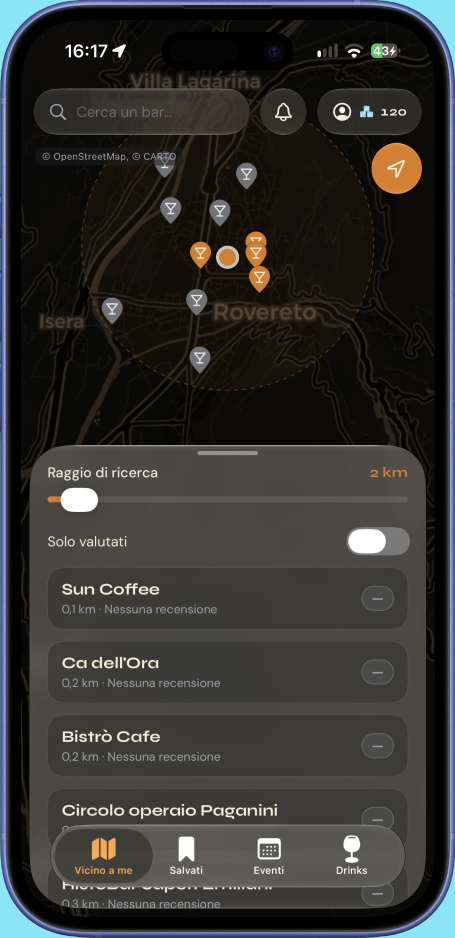
#> input picture img/rabar-mappa.png, 910 x 1875 px (shown at 1/2 size); its folder holds 5 pictures in this run
$ python prepara-immagini.py
#> lines starting #> are read from the running program, lines starting #| are printed output that depends on the picture; after the words box and inside, x2 and y2 are one past the last pixel; in counts of white or black regions, pixels touching at a corner belong together
#!/usr/bin/env python3
"""
Prepara le immagini per il sito: taglia le cornici dei mockup, ridimensiona
e comprime, e genera og-image e apple-touch-icon.

    python3 scripts/prepara-immagini.py

Sorgenti in  img/   (file grezzi, non finiscono nel deploy)
Uscite in    public/img/

Gli screenshot arrivano dentro un mockup di telefono: quella cornice va tolta,
perché il sito ne disegna già una sua e due cornici una dentro l'altra fanno
schifo. RITAGLI tiene le coordinate dello schermo dentro ogni sorgente: sono
misurate a mano, un'immagine nuova va aggiunta qui.
"""

from pathlib import Path
from PIL import Image, ImageDraw, ImageFont

RADICE = Path(__file__).resolve().parent.parent
SORGENTI = RADICE / "img"
USCITA = RADICE / "public" / "img"

# nome sorgente -> (riquadro dello schermo, larghezza finale, nome in uscita)
RITAGLI = {
    "rabar-mappa.png": ((44, 38, 867, 1835), 700, "rabar-mappa.webp"),
    "mart-live.png": ((50, 47, 887, 1874), 700, "mart-live.webp"),
    # Senza mockup, ma con la barra di scorrimento sul bordo destro da togliere.
    "rabar-scheda.png": ((0, 0, 1162, 2556), 620, "rabar-scheda.webp"),
}

# Immagini senza cornice. rapporto None = tieni quello che ha: tagliare una
# schermata desktop sui lati vuol dire perdere il logo e il menu.
SEMPLICI = {
    "ritratto.jpg": (4 / 5, 1000, "ritratto.webp"),
    "mart-home.png": (None, 1600, "mart-home.webp"),
}

# Palette della brand identity (vedi /identity e src/index.css).
SLATE = (83, 70, 102)
TERRA = (220, 134, 101)
CREMA = (255, 239, 218)
INCHIOSTRO = (29, 27, 29)
GRIGIO = (73, 69, 77)
FONT_DIR = Path("/usr/share/fonts/truetype")

# Il marchio: "7" e "y" incastrati. Sorgente unica di favicon, icona iOS,
# logo del sito e anteprima social.
MARCHIO = "logo.png"


# [8 lines left out: function font, not called in this run]


def angoli_arrotondati(im: Image.Image, raggio_rel: float = 0.105) -> Image.Image:
    """
    Rende trasparenti gli angoli. Il ritaglio è rettangolare ma lo schermo è
    stondato: senza questo restano dentro quattro schegge di cornice.
    """
    im = im.convert("RGBA")
    w, h = im.size
    r = int(w * raggio_rel)
    maschera = Image.new("L", (w, h), 0)
    ImageDraw.Draw(maschera).rounded_rectangle((0, 0, w - 1, h - 1), r, fill=255)
    im.putalpha(maschera)
    return im


# [11 lines left out: function ritaglia_al_rapporto, not called in this run]


def trova(nome: str) -> Path | None:
    """
    Il sorgente puo' arrivare con un'altra estensione — l'iPhone esporta
    `.jpeg`, non `.jpg`. Cerchiamo per nome, non per nome esatto: altrimenti
    lo script stampa "manca" e tira dritto, e il sito resta con la vecchia foto.
    """
    esatto = SORGENTI / nome
    if esatto.exists():
        return esatto
    for alt in sorted(SORGENTI.glob(f"{Path(nome).stem}.*")):
        if alt.suffix.lower() in (".jpg", ".jpeg", ".png", ".webp"):
            return alt
    return None


def scala(im: Image.Image, larghezza: int) -> Image.Image:
    if im.width <= larghezza:
        return im
    h = round(im.height * larghezza / im.width)
    return im.resize((larghezza, h), Image.LANCZOS)


def salva(im: Image.Image, dest: Path) -> None:
    dest.parent.mkdir(parents=True, exist_ok=True)
    suf = dest.suffix.lower()
    if suf == ".webp":
        # Lossy con alpha: gli screenshot in PNG pesavano 700 kB l'uno.
        im.save(dest, quality=80, method=6)
    elif suf in (".jpg", ".jpeg"):
        im.convert("RGB").save(dest, quality=82, optimize=True, progressive=True)
    else:
        im.save(dest, optimize=True)
    print(f"  {dest.relative_to(RADICE)}  {im.size[0]}x{im.size[1]}  "
          f"{dest.stat().st_size // 1024} kB")


# [109 lines left out: functions fondo, carica_marchio, marchio_quadrato, genera_icone, genera_og, verifica, not called in this run]


def main() -> None:
    print("Mockup da scontornare:")
    for nome, (riquadro, larghezza, uscita) in RITAGLI.items():
        src = trova(nome)
        if src is None:
            print(f"  (manca {nome})")
            continue
        im = Image.open(src).convert("RGB").crop(riquadro)
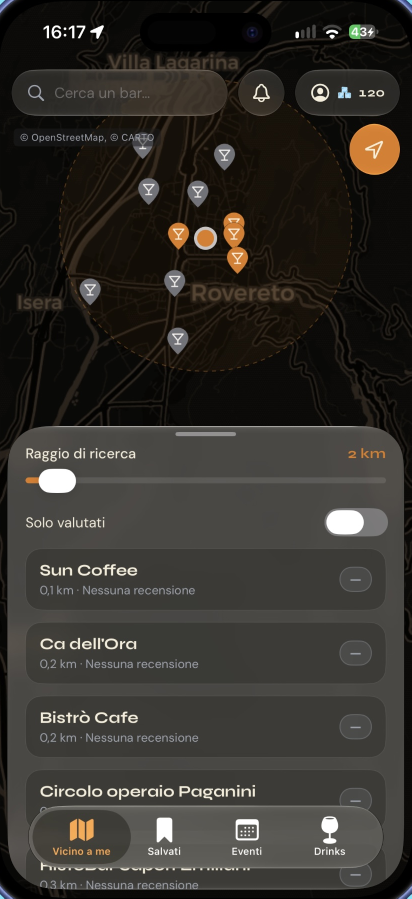
#> im: PIL image 823x1797 RGB (shown at 1/2 size); mean R, G, B 51.9, 49, 44
        salva(scala(angoli_arrotondati(im), larghezza), USCITA / uscita)
#> in angoli_arrotondati, `maschera = Image.new("L", (w, h), 0)`: maschera: PIL image 823x1797 L; every value is 0
#> in angoli_arrotondati, `ImageDraw.Draw(maschera).rounded_rectangle((0, 0, w - 1, h - 1), r, fi..`:
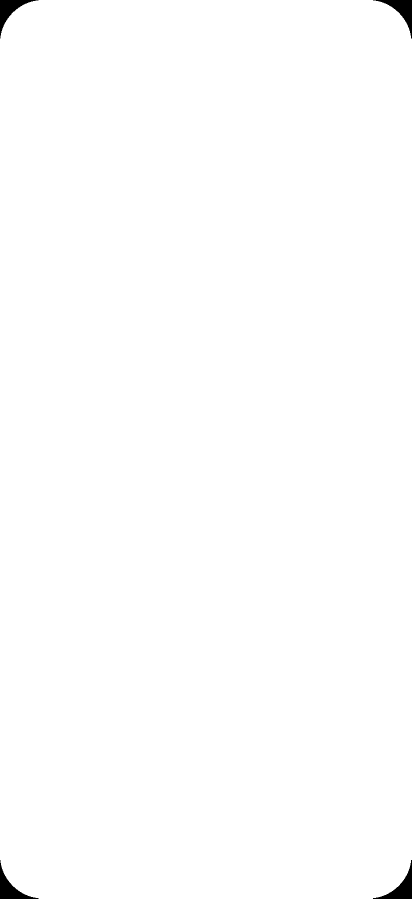
#> maschera: PIL image 823x1797 L (shown at 1/2 size); 99.6% white; 4 black regions, box (x1, y1, x2, y2) and area: (0, 0, 77, 77) 1611, (746, 0, 823, 77) 1611, (0, 1720, 77, 1797) 1611, (746, 1720, 823, 1797) 1611
#> in scala, `h = round(im.height * larghezza / im.width)`: h = 1528
#> in scala, `return im.resize((larghezza, h), Image.LANCZOS)`:
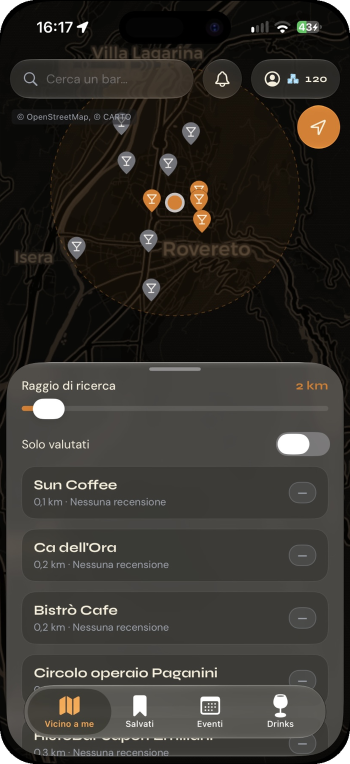
#> returned value: PIL image 700x1528 RGBA (shown at 1/2 size); mean R, G, B, A 51.8, 48.9, 43.8, 253.9; transparent parts drawn white

    print("Immagini semplici:")
    for nome, (rapporto, larghezza, uscita) in SEMPLICI.items():
        src = trova(nome)
        if src is None:
            print(f"  (manca {nome})")
            continue
        im = Image.open(src).convert("RGB")
        if rapporto is not None:
            im = ritaglia_al_rapporto(im, rapporto)
        salva(scala(im, larghezza), USCITA / uscita)

    print("Generate:")
    genera_icone()
    genera_og()

    verifica()


if __name__ == "__main__":
#> (the run stopped early here; a loop or call above may not have finished)
